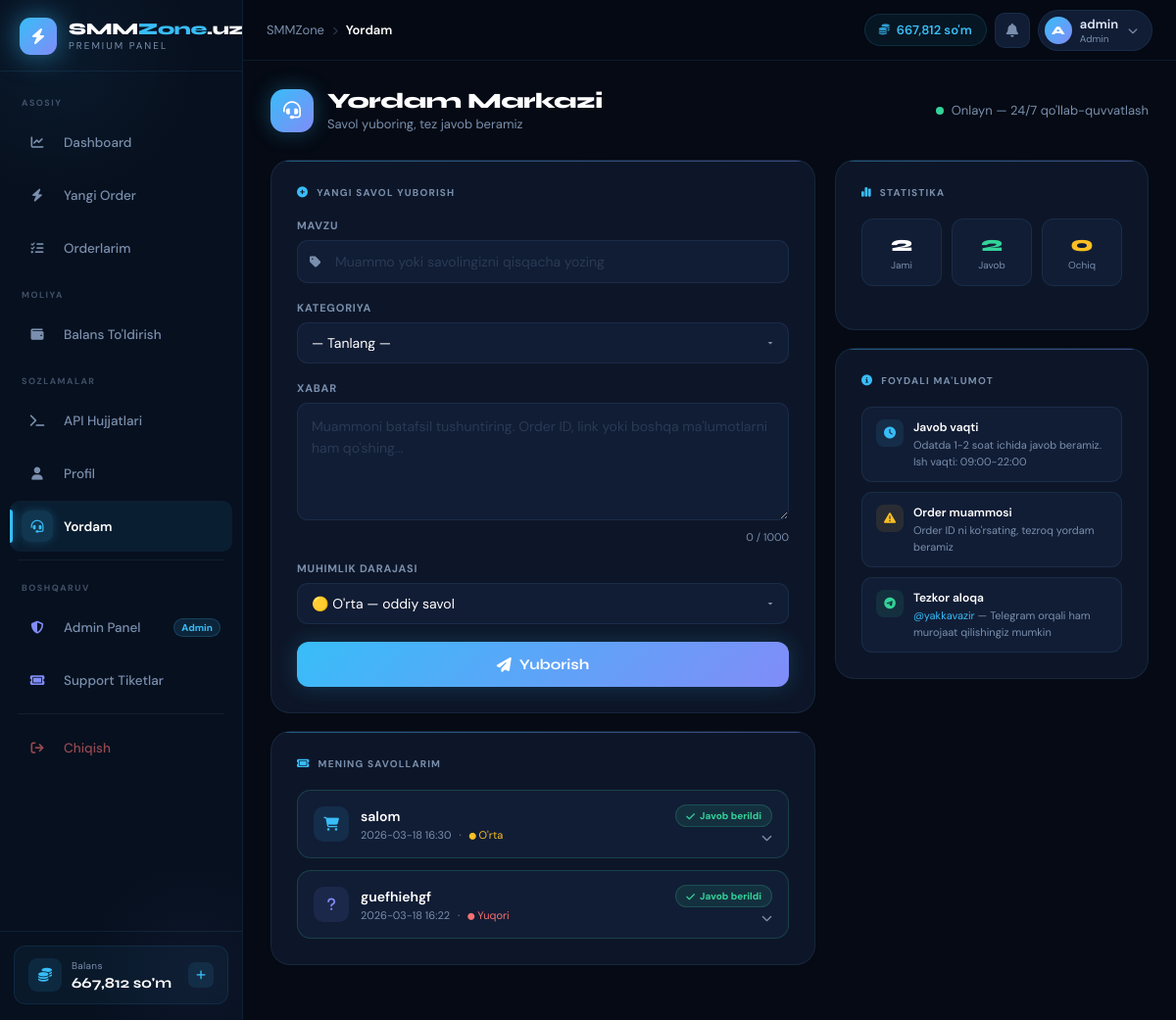
/support (signed in), run on the app's committed database.
### tables this page shows
CREATE TABLE users (
    id           INTEGER PRIMARY KEY AUTOINCREMENT,
    username     TEXT UNIQUE NOT NULL,
    email        TEXT UNIQUE NOT NULL,
    password     TEXT NOT NULL,
    balance      REAL DEFAULT 0,
    role         TEXT DEFAULT 'user',
    api_key      TEXT UNIQUE,
    total_spent  REAL DEFAULT 0,
    total_orders INTEGER DEFAULT 0,
    ref_code     TEXT UNIQUE,
    referred_by  INTEGER,
    ref_earnings REAL DEFAULT 0,
    is_active    INTEGER DEFAULT 1,
    created_at   TEXT DEFAULT (datetime('now'))
);

CREATE TABLE support_tickets (
    id         INTEGER PRIMARY KEY AUTOINCREMENT,
    user_id    INTEGER NOT NULL,
    subject    TEXT NOT NULL,
    message    TEXT NOT NULL,
    category   TEXT DEFAULT "other",
    priority   TEXT DEFAULT "medium",
    status     TEXT DEFAULT "open",
    reply      TEXT,
    replied_at DATETIME,
    created_at DATETIME DEFAULT CURRENT_TIMESTAMP,
    FOREIGN KEY (user_id) REFERENCES users(id)
);

### support_service.py (the view)
@support_bp.route("/support")
def support_page():
    if "user_id" not in session:
        return redirect(url_for("auth.login_page"))
    db = get_db()
    tickets = db.execute(
        """SELECT t.*, u.username FROM support_tickets t
           JOIN users u ON u.id = t.user_id
           WHERE t.user_id = ? ORDER BY t.created_at DESC""",
        (session["user_id"],)
    ).fetchall()
    return render_template("support.html", tickets=tickets)

### database/db.py (called while the page is built)
def get_db():
    if "db" not in g:
        g.db = sqlite3.connect(DATABASE)
        g.db.row_factory = sqlite3.Row
    return g.db

### main.py (called while the page is built)
@app.context_processor
def inject_globals():
    user_balance = 0
    if "user_id" in session:
        db = get_db()
        u  = db.execute("SELECT balance FROM users WHERE id=?", (session["user_id"],)).fetchone()
        if u: user_balance = u["balance"]
        session["balance"] = user_balance
    return {"site_name": Config.SITE_NAME, "user_balance": user_balance}

### templates/support.html (shortened to what this page needs)
{% extends "base.html" %}
{% block content %}
<div class="sp-header">
  <div class="sp-header-left">
    <div class="sp-header-icon"><i class="fas fa-headset"></i></div>
    <div>
      <div class="sp-title">Yordam Markazi</div>
      <div class="sp-subtitle">Savol yuboring, tez javob beramiz</div>
    </div>
  </div>
  <div style="display:flex;align-items:center;gap:8px;font-size:13px;color:var(--muted)">
    <span style="width:8px;height:8px;border-radius:50%;background:#34d399;display:inline-block;animation:pulse 2s infinite"></span>
    Onlayn — 24/7 qo'llab-quvvatlash
  </div>
</div>
<div class="sp-layout">
  <div>
    <div class="sp-card">
      <div class="sp-card-title"><i class="fas fa-plus-circle"></i> Yangi savol yuborish</div>
      <form method="POST" action="/support/new">
        <div class="sp-form-group">
          <label class="sp-label">Mavzu</label>
          <div class="sp-input-wrap">
            <input type="text" name="subject" class="sp-input"
                   placeholder="Muammo yoki savolingizni qisqacha yozing"
                   required maxlength="100">
          </div>
        </div>
        <div class="sp-form-group">
          <label class="sp-label">Kategoriya</label>
          <select name="category" class="sp-select" required>
            <option value="">— Tanlang —</option>
          </select>
        </div>
        <div class="sp-form-group">
          <label class="sp-label">Xabar</label>
          <textarea name="message" class="sp-textarea"
                    placeholder="Muammoni batafsil tushuntiring. Order ID, link yoki boshqa ma'lumotlarni ham qo'shing..."
                    required maxlength="1000" oninput="updateChar(this)"></textarea>
          <div class="sp-char-count"><span id="char-count">0</span> / 1000</div>
        </div>
        <div class="sp-form-group">
          <label class="sp-label">Muhimlik darajasi</label>
          <select name="priority" class="sp-select">
            <option value="medium" selected>🟡 O'rta — oddiy savol</option>
          </select>
        </div>
        <button type="submit" class="sp-btn-submit">
          <i class="fas fa-paper-plane"></i> Yuborish
        </button>
      </form>
    </div>
    <div class="sp-card" style="margin-top:18px">
      <div class="sp-card-title"><i class="fas fa-ticket"></i> Mening savollarim</div>
      {% if tickets %}
      <div class="sp-tickets">
        {% for t in tickets %}
        <div class="sp-ticket {% if t.reply %}has-reply{% endif %}" onclick="toggleTicket({{ t.id }})">
          <div class="sp-ticket-head">
            <div class="sp-ticket-icon"
                 style="background:{% if t.category == 'order' %}rgba(56,189,248,.1){% elif t.category == 'payment' %}rgba(52,211,153,.1){% elif t.category == 'technical' %}rgba(248,113,113,.1){% else %}rgba(129,140,248,.1){% endif %}">
              <i class="fas fa-{% if t.category == 'order' %}cart-shopping{% elif t.category == 'payment' %}wallet{% elif t.category == 'technical' %}wrench{% else %}question{% endif %}"
                 style="color:{% if t.category == 'order' %}var(--accent){% elif t.category == 'payment' %}var(--accent3){% elif t.category == 'technical' %}#f87171{% else %}var(--accent2){% endif %}"></i>
            </div>
            <div class="sp-ticket-info">
              <div class="sp-ticket-subject">{{ t.subject }}</div>
              <div class="sp-ticket-meta">
                <span>{{ t.created_at[:16] }}</span>
                <span>·</span>
                <span class="prio-{{ t.priority }}">
                  <i class="fas fa-circle" style="font-size:7px"></i>
                  {% if t.priority == 'high' %}Yuqori
                  {% elif t.priority == 'medium' %}O'rta
                  {% else %}Past{% endif %}
                </span>
              </div>
            </div>
            <div class="sp-ticket-right">
              {% if t.status == 'answered' %}
                <span class="sp-badge sp-badge-answered"><i class="fas fa-check"></i> Javob berildi</span>
              {% elif t.status == 'closed' %}
                <span class="sp-badge sp-badge-closed"><i class="fas fa-lock"></i> Yopildi</span>
              {% else %}
                <span class="sp-badge sp-badge-open"><i class="fas fa-clock"></i> Kutilmoqda</span>
              {% endif %}
              <i class="fas fa-chevron-down" style="font-size:11px;color:var(--muted)" id="chev-{{ t.id }}"></i>
            </div>
          </div>
        </div>
        {% endfor %}
      </div>
      {% else %}
      <div class="sp-empty">
        <div class="sp-empty-icon"><i class="fas fa-inbox"></i></div>
        <h3>Hali savollar yo'q</h3>
        <p>Yuqoridagi forma orqali birinchi savolingizni yuboring</p>
      </div>
      {% endif %}
    </div>
  </div>
  <div>
    {% if tickets %}
    <div class="sp-card">
      <div class="sp-card-title"><i class="fas fa-chart-simple"></i> Statistika</div>
      <div class="sp-stats">
        <div class="sp-stat">
          <div class="sp-stat-num">{{ tickets|length }}</div>
          <div class="sp-stat-lbl">Jami</div>
        </div>
        <div class="sp-stat">
          <div class="sp-stat-num" style="color:#34d399">{{ tickets|selectattr('status','equalto','answered')|list|length }}</div>
          <div class="sp-stat-lbl">Javob</div>
        </div>
        <div class="sp-stat">
          <div class="sp-stat-num" style="color:#fbbf24">{{ tickets|selectattr('status','equalto','open')|list|length }}</div>
          <div class="sp-stat-lbl">Ochiq</div>
        </div>
      </div>
    </div>
    {% endif %}
    <div class="sp-card" {% if tickets %}style="margin-top:18px"{% endif %}>
      <div class="sp-card-title"><i class="fas fa-circle-info"></i> Foydali ma'lumot</div>
      <div class="sp-info-list">
        <div class="sp-info-item">
          <div class="sp-info-icon" style="background:rgba(56,189,248,.1);color:var(--accent)"><i class="fas fa-clock"></i></div>
          <div>
            <div class="sp-info-title">Javob vaqti</div>
            <div class="sp-info-desc">Odatda 1-2 soat ichida javob beramiz. Ish vaqti: 09:00-22:00</div>
          </div>
        </div>
        <div class="sp-info-item">
          <div class="sp-info-icon" style="background:rgba(251,191,36,.1);color:#fbbf24"><i class="fas fa-triangle-exclamation"></i></div>
          <div>
            <div class="sp-info-title">Order muammosi</div>
            <div class="sp-info-desc">Order ID ni ko'rsating, tezroq yordam beramiz</div>
          </div>
        </div>
        <div class="sp-info-item">
          <div class="sp-info-icon" style="background:rgba(52,211,153,.1);color:#34d399"><i class="fab fa-telegram"></i></div>
          <div>
            <div class="sp-info-title">Tezkor aloqa</div>
            <div class="sp-info-desc">
              <a href="https://t.me/yakkavazir" target="_blank"
                 style="color:var(--accent);text-decoration:none">@yakkavazir</a>
              — Telegram orqali ham murojaat qilishingiz mumkin
            </div>
          </div>
        </div>
      </div>
    </div>
  </div>
</div>
{% endblock %}

### templates/base.html (shortened to what this page needs)
<!DOCTYPE html>
<html lang="uz">
<head>
<link rel="stylesheet" href="https://cdnjs.cloudflare.com/ajax/libs/font-awesome/6.5.0/css/all.min.css">
</head>
<body>
{% if 'user_id' in session %}
<aside class="sidebar" id="sidebar">
  <a href="/dashboard" class="sidebar-brand">
    <div class="brand-icon"><i class="fas fa-bolt"></i></div>
    <div class="brand-text">
      <div class="brand-name">SMM<span>Zone</span>.uz</div>
      <div class="brand-tag">PREMIUM PANEL</div>
    </div>
  </a>
  <nav class="sidebar-nav">
    <div class="nav-section-label">Asosiy</div>
    <a href="/dashboard" class="nav-item {% if request.path == '/dashboard' %}active{% endif %}">
      <div class="nav-item-icon"><i class="fas fa-chart-line"></i></div>
      <span class="nav-item-label">Dashboard</span>
    </a>
    <a href="/new-order" class="nav-item {% if request.path == '/new-order' %}active{% endif %}">
      <div class="nav-item-icon"><i class="fas fa-bolt"></i></div>
      <span class="nav-item-label">Yangi Order</span>
    </a>
    <a href="/orders" class="nav-item {% if request.path == '/orders' %}active{% endif %}">
      <div class="nav-item-icon"><i class="fas fa-list-check"></i></div>
      <span class="nav-item-label">Orderlarim</span>
    </a>
    <div class="nav-section-label">Moliya</div>
    <a href="/add-funds" class="nav-item {% if request.path == '/add-funds' %}active{% endif %}">
      <div class="nav-item-icon"><i class="fas fa-wallet"></i></div>
      <span class="nav-item-label">Balans To'ldirish</span>
    </a>
    <div class="nav-section-label">Sozlamalar</div>
    <a href="/api-docs" class="nav-item {% if request.path == '/api-docs' %}active{% endif %}">
      <div class="nav-item-icon"><i class="fas fa-terminal"></i></div>
      <span class="nav-item-label">API Hujjatlari</span>
    </a>
    <a href="/profile" class="nav-item {% if request.path == '/profile' %}active{% endif %}">
      <div class="nav-item-icon"><i class="fas fa-user"></i></div>
      <span class="nav-item-label">Profil</span>
    </a>
    <a href="/support" class="nav-item {% if request.path == '/support' %}active{% endif %}">
      <div class="nav-item-icon"><i class="fas fa-headset"></i></div>
      <span class="nav-item-label">Yordam</span>
    </a>
    {% if session.role == 'admin' %}
    <div class="nav-divider"></div>
    <div class="nav-section-label">Boshqaruv</div>
    <a href="/admin/" class="nav-item is-admin {% if request.path == '/admin/' %}active{% endif %}">
      <div class="nav-item-icon"><i class="fas fa-shield-halved"></i></div>
      <span class="nav-item-label">Admin Panel</span>
      <span class="nav-item-badge">Admin</span>
    </a>
    <a href="/admin/support" class="nav-item is-admin {% if request.path == '/admin/support' %}active{% endif %}">
      <div class="nav-item-icon"><i class="fas fa-ticket"></i></div>
      <span class="nav-item-label">Support Tiketlar</span>
    </a>
    {% endif %}
    <div class="nav-divider"></div>
    <a href="/logout" class="nav-item is-logout">
      <div class="nav-item-icon"><i class="fas fa-arrow-right-from-bracket"></i></div>
      <span class="nav-item-label">Chiqish</span>
    </a>
  </nav>
  <div class="sidebar-footer">
    <div class="sidebar-balance">
      <div class="sb-bal-icon"><i class="fas fa-coins"></i></div>
      <div>
        <div class="sb-bal-label">Balans</div>
        <div class="sb-bal-val">{{ "{:,.0f}".format(user_balance) }} so'm</div>
      </div>
      <a href="/add-funds" class="sb-bal-link" title="To'ldirish">
        <i class="fas fa-plus"></i>
      </a>
    </div>
  </div>
</aside>
<div class="main-wrap">
  <header class="topbar">
    <div class="topbar-breadcrumb">
      <span>SMMZone</span>
      <span class="bc-sep"><i class="fas fa-chevron-right" style="font-size:9px"></i></span>
      <span class="bc-current">
        {% if '/dashboard' in request.path %}Dashboard
        {% elif '/new-order' in request.path %}Yangi Order
        {% elif '/orders' in request.path %}Orderlarim
        {% elif '/add-funds' in request.path %}Balans
        {% elif '/profile' in request.path %}Profil
        {% elif '/api-docs' in request.path %}API
        {% elif '/support' in request.path %}Yordam
        {% elif '/admin' in request.path %}Admin
        {% else %}Sahifa{% endif %}
      </span>
    </div>
    <div class="topbar-right">
      <div class="topbar-balance">
        <i class="fas fa-coins"></i>
        <span>{{ "{:,.0f}".format(user_balance) }} so'm</span>
      </div>
      <a href="#" class="topbar-notif" title="Bildirishnomalar">
        <i class="fas fa-bell"></i>
      </a>
      <a href="/profile" class="topbar-user">
        <div class="topbar-user-avatar">{{ session.username[0].upper() if session.username else 'U' }}</div>
        <div>
          <div class="topbar-user-name">{{ session.username }}</div>
          <div class="topbar-user-role">{% if session.role == 'admin' %}Admin{% else %}Foydalanuvchi{% endif %}</div>
        </div>
        <i class="fas fa-chevron-down"></i>
      </a>
    </div>
  </header>
  <main class="content">
    {% block content %}{% endblock %}
  </main>
</div>
{% else %}
{% block auth_content %}{% endblock %}
{% endif %}
</body>
</html>

### data on the page
users: balance "667,812"
support_tickets: subject "salom", created_at "2026-03-18 16:30", priority "O'rta", status "answered" (drawn)
support_tickets: subject "guefhiehgf", created_at "2026-03-18 16:22", priority "Yuqori", status "answered" (drawn)

### other printed values
{{ session.username[0].upper() if session.username else 'U' }} "A"
{{ session.username }} "admin"
{{ tickets|length }} "2"
{{ tickets|selectattr('status','equalto','answered')|list|length }} "2"
{{ tickets|selectattr('status','equalto','open')|list|length }} "0"
